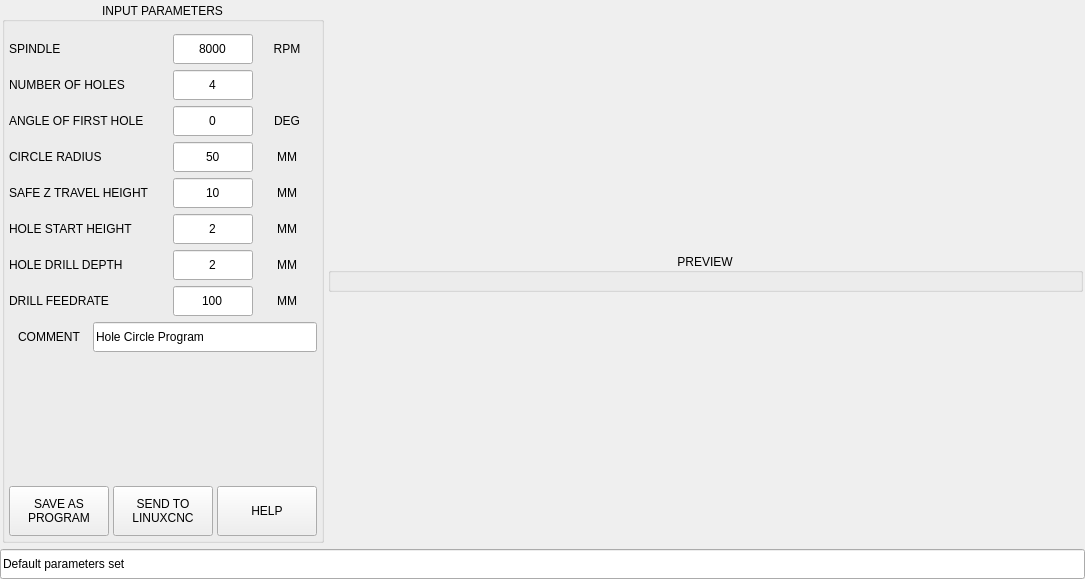
<?xml version="1.0" encoding="UTF-8"?>
<ui version="4.0">
 <class>Form</class>
 <widget class="QWidget" name="Form">
  <property name="geometry">
   <rect>
    <x>0</x>
    <y>0</y>
    <width>1085</width>
    <height>579</height>
   </rect>
  </property>
  <property name="windowTitle">
   <string>Form</string>
  </property>
  <layout class="QVBoxLayout" name="verticalLayout_2">
   <property name="spacing">
    <number>4</number>
   </property>
   <property name="leftMargin">
    <number>0</number>
   </property>
   <property name="topMargin">
    <number>0</number>
   </property>
   <property name="rightMargin">
    <number>0</number>
   </property>
   <property name="bottomMargin">
    <number>0</number>
   </property>
   <item>
    <widget class="QFrame" name="frame_hole_circle">
     <property name="maximumSize">
      <size>
       <width>16777215</width>
       <height>16777215</height>
      </size>
     </property>
     <property name="frameShape">
      <enum>QFrame::NoFrame</enum>
     </property>
     <property name="frameShadow">
      <enum>QFrame::Plain</enum>
     </property>
     <layout class="QHBoxLayout" name="horizontalLayout" stretch="0,1">
      <property name="spacing">
       <number>4</number>
      </property>
      <property name="leftMargin">
       <number>2</number>
      </property>
      <property name="topMargin">
       <number>2</number>
      </property>
      <property name="rightMargin">
       <number>2</number>
      </property>
      <property name="bottomMargin">
       <number>2</number>
      </property>
      <item>
       <widget class="QGroupBox" name="groupbox_parameters">
        <property name="title">
         <string>INPUT PARAMETERS</string>
        </property>
        <property name="alignment">
         <set>Qt::AlignCenter</set>
        </property>
        <layout class="QVBoxLayout" name="verticalLayout">
         <property name="spacing">
          <number>6</number>
         </property>
         <property name="leftMargin">
          <number>4</number>
         </property>
         <property name="topMargin">
          <number>12</number>
         </property>
         <property name="rightMargin">
          <number>4</number>
         </property>
         <property name="bottomMargin">
          <number>4</number>
         </property>
         <item>
          <widget class="QWidget" name="widget_spindle" native="true">
           <property name="minimumSize">
            <size>
             <width>0</width>
             <height>30</height>
            </size>
           </property>
           <property name="maximumSize">
            <size>
             <width>16777215</width>
             <height>30</height>
            </size>
           </property>
           <layout class="QHBoxLayout" name="horizontalLayout_12">
            <property name="spacing">
             <number>4</number>
            </property>
            <property name="leftMargin">
             <number>0</number>
            </property>
            <property name="topMargin">
             <number>0</number>
            </property>
            <property name="rightMargin">
             <number>0</number>
            </property>
            <property name="bottomMargin">
             <number>0</number>
            </property>
            <item>
             <widget class="QLabel" name="lbl_spindle">
              <property name="maximumSize">
               <size>
                <width>160</width>
                <height>16777215</height>
               </size>
              </property>
              <property name="text">
               <string>SPINDLE</string>
              </property>
             </widget>
            </item>
            <item>
             <widget class="QLineEdit" name="lineEdit_spindle">
              <property name="sizePolicy">
               <sizepolicy hsizetype="Preferred" vsizetype="Preferred">
                <horstretch>0</horstretch>
                <verstretch>0</verstretch>
               </sizepolicy>
              </property>
              <property name="minimumSize">
               <size>
                <width>80</width>
                <height>0</height>
               </size>
              </property>
              <property name="maximumSize">
               <size>
                <width>80</width>
                <height>16777215</height>
               </size>
              </property>
              <property name="text">
               <string>8000</string>
              </property>
              <property name="maxLength">
               <number>8</number>
              </property>
              <property name="alignment">
               <set>Qt::AlignCenter</set>
              </property>
             </widget>
            </item>
            <item>
             <widget class="QLabel" name="lbl_spindle_2">
              <property name="sizePolicy">
               <sizepolicy hsizetype="Preferred" vsizetype="Preferred">
                <horstretch>0</horstretch>
                <verstretch>0</verstretch>
               </sizepolicy>
              </property>
              <property name="minimumSize">
               <size>
                <width>60</width>
                <height>24</height>
               </size>
              </property>
              <property name="maximumSize">
               <size>
                <width>60</width>
                <height>24</height>
               </size>
              </property>
              <property name="text">
               <string>RPM</string>
              </property>
              <property name="scaledContents">
               <bool>true</bool>
              </property>
              <property name="alignment">
               <set>Qt::AlignCenter</set>
              </property>
             </widget>
            </item>
           </layout>
          </widget>
         </item>
         <item>
          <widget class="QWidget" name="widget_num_holes" native="true">
           <property name="minimumSize">
            <size>
             <width>0</width>
             <height>30</height>
            </size>
           </property>
           <property name="maximumSize">
            <size>
             <width>16777215</width>
             <height>30</height>
            </size>
           </property>
           <layout class="QHBoxLayout" name="horizontalLayout_6">
            <property name="spacing">
             <number>4</number>
            </property>
            <property name="leftMargin">
             <number>0</number>
            </property>
            <property name="topMargin">
             <number>0</number>
            </property>
            <property name="rightMargin">
             <number>0</number>
            </property>
            <property name="bottomMargin">
             <number>0</number>
            </property>
            <item>
             <widget class="QLabel" name="lbl_num_holes">
              <property name="minimumSize">
               <size>
                <width>160</width>
                <height>0</height>
               </size>
              </property>
              <property name="maximumSize">
               <size>
                <width>160</width>
                <height>16777215</height>
               </size>
              </property>
              <property name="text">
               <string>NUMBER OF HOLES</string>
              </property>
             </widget>
            </item>
            <item>
             <widget class="QLineEdit" name="lineEdit_num_holes">
              <property name="sizePolicy">
               <sizepolicy hsizetype="Preferred" vsizetype="Preferred">
                <horstretch>0</horstretch>
                <verstretch>0</verstretch>
               </sizepolicy>
              </property>
              <property name="minimumSize">
               <size>
                <width>80</width>
                <height>0</height>
               </size>
              </property>
              <property name="maximumSize">
               <size>
                <width>80</width>
                <height>16777215</height>
               </size>
              </property>
              <property name="text">
               <string>4</string>
              </property>
              <property name="maxLength">
               <number>5</number>
              </property>
              <property name="alignment">
               <set>Qt::AlignCenter</set>
              </property>
             </widget>
            </item>
            <item>
             <widget class="QLabel" name="lbl_num_holes_2">
              <property name="sizePolicy">
               <sizepolicy hsizetype="Preferred" vsizetype="Preferred">
                <horstretch>0</horstretch>
                <verstretch>0</verstretch>
               </sizepolicy>
              </property>
              <property name="minimumSize">
               <size>
                <width>60</width>
                <height>24</height>
               </size>
              </property>
              <property name="maximumSize">
               <size>
                <width>60</width>
                <height>24</height>
               </size>
              </property>
              <property name="text">
               <string/>
              </property>
              <property name="scaledContents">
               <bool>true</bool>
              </property>
              <property name="alignment">
               <set>Qt::AlignCenter</set>
              </property>
             </widget>
            </item>
           </layout>
          </widget>
         </item>
         <item>
          <widget class="QWidget" name="widget_first" native="true">
           <property name="minimumSize">
            <size>
             <width>0</width>
             <height>30</height>
            </size>
           </property>
           <property name="maximumSize">
            <size>
             <width>16777215</width>
             <height>30</height>
            </size>
           </property>
           <layout class="QHBoxLayout" name="horizontalLayout_7">
            <property name="spacing">
             <number>4</number>
            </property>
            <property name="leftMargin">
             <number>0</number>
            </property>
            <property name="topMargin">
             <number>0</number>
            </property>
            <property name="rightMargin">
             <number>0</number>
            </property>
            <property name="bottomMargin">
             <number>0</number>
            </property>
            <item>
             <widget class="QLabel" name="lbl_first">
              <property name="minimumSize">
               <size>
                <width>160</width>
                <height>0</height>
               </size>
              </property>
              <property name="maximumSize">
               <size>
                <width>160</width>
                <height>16777215</height>
               </size>
              </property>
              <property name="toolTip">
               <string>Tool to use for facing</string>
              </property>
              <property name="text">
               <string>ANGLE OF FIRST HOLE</string>
              </property>
             </widget>
            </item>
            <item>
             <widget class="QLineEdit" name="lineEdit_first">
              <property name="sizePolicy">
               <sizepolicy hsizetype="Preferred" vsizetype="Preferred">
                <horstretch>0</horstretch>
                <verstretch>0</verstretch>
               </sizepolicy>
              </property>
              <property name="minimumSize">
               <size>
                <width>80</width>
                <height>0</height>
               </size>
              </property>
              <property name="maximumSize">
               <size>
                <width>80</width>
                <height>16777215</height>
               </size>
              </property>
              <property name="toolTip">
               <string/>
              </property>
              <property name="text">
               <string>0</string>
              </property>
              <property name="maxLength">
               <number>6</number>
              </property>
              <property name="alignment">
               <set>Qt::AlignCenter</set>
              </property>
             </widget>
            </item>
            <item>
             <widget class="QLabel" name="lbl_first_2">
              <property name="sizePolicy">
               <sizepolicy hsizetype="Preferred" vsizetype="Preferred">
                <horstretch>0</horstretch>
                <verstretch>0</verstretch>
               </sizepolicy>
              </property>
              <property name="minimumSize">
               <size>
                <width>60</width>
                <height>24</height>
               </size>
              </property>
              <property name="maximumSize">
               <size>
                <width>60</width>
                <height>24</height>
               </size>
              </property>
              <property name="text">
               <string>DEG</string>
              </property>
              <property name="scaledContents">
               <bool>true</bool>
              </property>
              <property name="alignment">
               <set>Qt::AlignCenter</set>
              </property>
             </widget>
            </item>
           </layout>
          </widget>
         </item>
         <item>
          <widget class="QWidget" name="widget_radius" native="true">
           <property name="minimumSize">
            <size>
             <width>0</width>
             <height>30</height>
            </size>
           </property>
           <property name="maximumSize">
            <size>
             <width>16777215</width>
             <height>30</height>
            </size>
           </property>
           <layout class="QHBoxLayout" name="horizontalLayout_8">
            <property name="spacing">
             <number>4</number>
            </property>
            <property name="leftMargin">
             <number>0</number>
            </property>
            <property name="topMargin">
             <number>0</number>
            </property>
            <property name="rightMargin">
             <number>0</number>
            </property>
            <property name="bottomMargin">
             <number>0</number>
            </property>
            <item>
             <widget class="QLabel" name="lbl_radius">
              <property name="minimumSize">
               <size>
                <width>160</width>
                <height>0</height>
               </size>
              </property>
              <property name="maximumSize">
               <size>
                <width>160</width>
                <height>16777215</height>
               </size>
              </property>
              <property name="text">
               <string>CIRCLE RADIUS</string>
              </property>
             </widget>
            </item>
            <item>
             <widget class="QLineEdit" name="lineEdit_radius">
              <property name="sizePolicy">
               <sizepolicy hsizetype="Preferred" vsizetype="Preferred">
                <horstretch>0</horstretch>
                <verstretch>0</verstretch>
               </sizepolicy>
              </property>
              <property name="minimumSize">
               <size>
                <width>80</width>
                <height>0</height>
               </size>
              </property>
              <property name="maximumSize">
               <size>
                <width>80</width>
                <height>16777215</height>
               </size>
              </property>
              <property name="text">
               <string>50</string>
              </property>
              <property name="maxLength">
               <number>6</number>
              </property>
              <property name="alignment">
               <set>Qt::AlignCenter</set>
              </property>
             </widget>
            </item>
            <item>
             <widget class="QLabel" name="lbl_radius_unit">
              <property name="sizePolicy">
               <sizepolicy hsizetype="Preferred" vsizetype="Preferred">
                <horstretch>0</horstretch>
                <verstretch>0</verstretch>
               </sizepolicy>
              </property>
              <property name="minimumSize">
               <size>
                <width>60</width>
                <height>24</height>
               </size>
              </property>
              <property name="maximumSize">
               <size>
                <width>60</width>
                <height>24</height>
               </size>
              </property>
              <property name="text">
               <string>MM</string>
              </property>
              <property name="scaledContents">
               <bool>true</bool>
              </property>
              <property name="alignment">
               <set>Qt::AlignCenter</set>
              </property>
             </widget>
            </item>
           </layout>
          </widget>
         </item>
         <item>
          <widget class="QWidget" name="widget_safe_z" native="true">
           <property name="minimumSize">
            <size>
             <width>0</width>
             <height>30</height>
            </size>
           </property>
           <property name="maximumSize">
            <size>
             <width>16777215</width>
             <height>30</height>
            </size>
           </property>
           <layout class="QHBoxLayout" name="horizontalLayout_2">
            <property name="spacing">
             <number>4</number>
            </property>
            <property name="leftMargin">
             <number>0</number>
            </property>
            <property name="topMargin">
             <number>0</number>
            </property>
            <property name="rightMargin">
             <number>0</number>
            </property>
            <property name="bottomMargin">
             <number>0</number>
            </property>
            <item>
             <widget class="QLabel" name="lbl_safe_z">
              <property name="minimumSize">
               <size>
                <width>160</width>
                <height>0</height>
               </size>
              </property>
              <property name="maximumSize">
               <size>
                <width>160</width>
                <height>16777215</height>
               </size>
              </property>
              <property name="text">
               <string>SAFE Z TRAVEL HEIGHT</string>
              </property>
             </widget>
            </item>
            <item>
             <widget class="QLineEdit" name="lineEdit_safe_z">
              <property name="sizePolicy">
               <sizepolicy hsizetype="Preferred" vsizetype="Preferred">
                <horstretch>0</horstretch>
                <verstretch>0</verstretch>
               </sizepolicy>
              </property>
              <property name="minimumSize">
               <size>
                <width>80</width>
                <height>0</height>
               </size>
              </property>
              <property name="maximumSize">
               <size>
                <width>80</width>
                <height>16777215</height>
               </size>
              </property>
              <property name="text">
               <string>10</string>
              </property>
              <property name="maxLength">
               <number>4</number>
              </property>
              <property name="alignment">
               <set>Qt::AlignCenter</set>
              </property>
             </widget>
            </item>
            <item>
             <widget class="QLabel" name="lbl_safe_z_unit">
              <property name="sizePolicy">
               <sizepolicy hsizetype="Preferred" vsizetype="Preferred">
                <horstretch>0</horstretch>
                <verstretch>0</verstretch>
               </sizepolicy>
              </property>
              <property name="minimumSize">
               <size>
                <width>60</width>
                <height>24</height>
               </size>
              </property>
              <property name="maximumSize">
               <size>
                <width>60</width>
                <height>24</height>
               </size>
              </property>
              <property name="text">
               <string>MM</string>
              </property>
              <property name="scaledContents">
               <bool>true</bool>
              </property>
              <property name="alignment">
               <set>Qt::AlignCenter</set>
              </property>
             </widget>
            </item>
           </layout>
          </widget>
         </item>
         <item>
          <widget class="QWidget" name="widget_start_height" native="true">
           <property name="minimumSize">
            <size>
             <width>0</width>
             <height>30</height>
            </size>
           </property>
           <property name="maximumSize">
            <size>
             <width>16777215</width>
             <height>30</height>
            </size>
           </property>
           <layout class="QHBoxLayout" name="horizontalLayout_3">
            <property name="spacing">
             <number>4</number>
            </property>
            <property name="leftMargin">
             <number>0</number>
            </property>
            <property name="topMargin">
             <number>0</number>
            </property>
            <property name="rightMargin">
             <number>0</number>
            </property>
            <property name="bottomMargin">
             <number>0</number>
            </property>
            <item>
             <widget class="QLabel" name="lbl_start_height">
              <property name="maximumSize">
               <size>
                <width>160</width>
                <height>16777215</height>
               </size>
              </property>
              <property name="text">
               <string>HOLE START HEIGHT</string>
              </property>
             </widget>
            </item>
            <item>
             <widget class="QLineEdit" name="lineEdit_start_height">
              <property name="sizePolicy">
               <sizepolicy hsizetype="Preferred" vsizetype="Preferred">
                <horstretch>0</horstretch>
                <verstretch>0</verstretch>
               </sizepolicy>
              </property>
              <property name="minimumSize">
               <size>
                <width>80</width>
                <height>0</height>
               </size>
              </property>
              <property name="maximumSize">
               <size>
                <width>80</width>
                <height>16777215</height>
               </size>
              </property>
              <property name="text">
               <string>2</string>
              </property>
              <property name="alignment">
               <set>Qt::AlignCenter</set>
              </property>
             </widget>
            </item>
            <item>
             <widget class="QLabel" name="lbl_start_height_unit">
              <property name="sizePolicy">
               <sizepolicy hsizetype="Preferred" vsizetype="Preferred">
                <horstretch>0</horstretch>
                <verstretch>0</verstretch>
               </sizepolicy>
              </property>
              <property name="minimumSize">
               <size>
                <width>60</width>
                <height>24</height>
               </size>
              </property>
              <property name="maximumSize">
               <size>
                <width>60</width>
                <height>24</height>
               </size>
              </property>
              <property name="text">
               <string>MM</string>
              </property>
              <property name="scaledContents">
               <bool>true</bool>
              </property>
              <property name="alignment">
               <set>Qt::AlignCenter</set>
              </property>
             </widget>
            </item>
           </layout>
          </widget>
         </item>
         <item>
          <widget class="QWidget" name="widget_depth" native="true">
           <property name="minimumSize">
            <size>
             <width>0</width>
             <height>30</height>
            </size>
           </property>
           <property name="maximumSize">
            <size>
             <width>16777215</width>
             <height>30</height>
            </size>
           </property>
           <layout class="QHBoxLayout" name="horizontalLayout_4">
            <property name="spacing">
             <number>4</number>
            </property>
            <property name="leftMargin">
             <number>0</number>
            </property>
            <property name="topMargin">
             <number>0</number>
            </property>
            <property name="rightMargin">
             <number>0</number>
            </property>
            <property name="bottomMargin">
             <number>0</number>
            </property>
            <item>
             <widget class="QLabel" name="lbl_depth">
              <property name="minimumSize">
               <size>
                <width>160</width>
                <height>0</height>
               </size>
              </property>
              <property name="maximumSize">
               <size>
                <width>160</width>
                <height>16777215</height>
               </size>
              </property>
              <property name="text">
               <string>HOLE DRILL DEPTH</string>
              </property>
             </widget>
            </item>
            <item>
             <widget class="QLineEdit" name="lineEdit_depth">
              <property name="sizePolicy">
               <sizepolicy hsizetype="Preferred" vsizetype="Preferred">
                <horstretch>0</horstretch>
                <verstretch>0</verstretch>
               </sizepolicy>
              </property>
              <property name="minimumSize">
               <size>
                <width>80</width>
                <height>0</height>
               </size>
              </property>
              <property name="maximumSize">
               <size>
                <width>80</width>
                <height>16777215</height>
               </size>
              </property>
              <property name="text">
               <string>2</string>
              </property>
              <property name="alignment">
               <set>Qt::AlignCenter</set>
              </property>
             </widget>
            </item>
            <item>
             <widget class="QLabel" name="lbl_depth_unit">
              <property name="sizePolicy">
               <sizepolicy hsizetype="Preferred" vsizetype="Preferred">
                <horstretch>0</horstretch>
                <verstretch>0</verstretch>
               </sizepolicy>
              </property>
              <property name="minimumSize">
               <size>
                <width>60</width>
                <height>24</height>
               </size>
              </property>
              <property name="maximumSize">
               <size>
                <width>60</width>
                <height>24</height>
               </size>
              </property>
              <property name="text">
               <string>MM</string>
              </property>
              <property name="scaledContents">
               <bool>true</bool>
              </property>
              <property name="alignment">
               <set>Qt::AlignCenter</set>
              </property>
             </widget>
            </item>
           </layout>
          </widget>
         </item>
         <item>
          <widget class="QWidget" name="widget_drill_feedrate" native="true">
           <property name="minimumSize">
            <size>
             <width>0</width>
             <height>30</height>
            </size>
           </property>
           <property name="maximumSize">
            <size>
             <width>16777215</width>
             <height>30</height>
            </size>
           </property>
           <layout class="QHBoxLayout" name="horizontalLayout_10">
            <property name="spacing">
             <number>4</number>
            </property>
            <property name="leftMargin">
             <number>0</number>
            </property>
            <property name="topMargin">
             <number>0</number>
            </property>
            <property name="rightMargin">
             <number>0</number>
            </property>
            <property name="bottomMargin">
             <number>0</number>
            </property>
            <item>
             <widget class="QLabel" name="lbl_drill_feed">
              <property name="maximumSize">
               <size>
                <width>160</width>
                <height>16777215</height>
               </size>
              </property>
              <property name="text">
               <string>DRILL FEEDRATE</string>
              </property>
             </widget>
            </item>
            <item>
             <widget class="QLineEdit" name="lineEdit_drill_feed">
              <property name="sizePolicy">
               <sizepolicy hsizetype="Preferred" vsizetype="Preferred">
                <horstretch>0</horstretch>
                <verstretch>0</verstretch>
               </sizepolicy>
              </property>
              <property name="minimumSize">
               <size>
                <width>80</width>
                <height>0</height>
               </size>
              </property>
              <property name="maximumSize">
               <size>
                <width>80</width>
                <height>16777215</height>
               </size>
              </property>
              <property name="text">
               <string>100</string>
              </property>
              <property name="maxLength">
               <number>10</number>
              </property>
              <property name="alignment">
               <set>Qt::AlignCenter</set>
              </property>
             </widget>
            </item>
            <item>
             <widget class="QLabel" name="lbl_drill_feed_unit">
              <property name="sizePolicy">
               <sizepolicy hsizetype="Preferred" vsizetype="Preferred">
                <horstretch>0</horstretch>
                <verstretch>0</verstretch>
               </sizepolicy>
              </property>
              <property name="minimumSize">
               <size>
                <width>60</width>
                <height>24</height>
               </size>
              </property>
              <property name="maximumSize">
               <size>
                <width>60</width>
                <height>24</height>
               </size>
              </property>
              <property name="text">
               <string>MM</string>
              </property>
              <property name="scaledContents">
               <bool>true</bool>
              </property>
              <property name="alignment">
               <set>Qt::AlignCenter</set>
              </property>
             </widget>
            </item>
           </layout>
          </widget>
         </item>
         <item>
          <widget class="QWidget" name="widget_comment" native="true">
           <property name="minimumSize">
            <size>
             <width>0</width>
             <height>30</height>
            </size>
           </property>
           <property name="maximumSize">
            <size>
             <width>16777215</width>
             <height>30</height>
            </size>
           </property>
           <layout class="QHBoxLayout" name="horizontalLayout_11">
            <property name="spacing">
             <number>4</number>
            </property>
            <property name="leftMargin">
             <number>0</number>
            </property>
            <property name="topMargin">
             <number>0</number>
            </property>
            <property name="rightMargin">
             <number>0</number>
            </property>
            <property name="bottomMargin">
             <number>0</number>
            </property>
            <item>
             <widget class="QLabel" name="lbl_comment">
              <property name="minimumSize">
               <size>
                <width>80</width>
                <height>0</height>
               </size>
              </property>
              <property name="maximumSize">
               <size>
                <width>80</width>
                <height>16777215</height>
               </size>
              </property>
              <property name="toolTip">
               <string>Comment for gcode file</string>
              </property>
              <property name="text">
               <string>COMMENT</string>
              </property>
              <property name="alignment">
               <set>Qt::AlignCenter</set>
              </property>
             </widget>
            </item>
            <item>
             <widget class="QLineEdit" name="lineEdit_comment">
              <property name="sizePolicy">
               <sizepolicy hsizetype="Preferred" vsizetype="Preferred">
                <horstretch>0</horstretch>
                <verstretch>0</verstretch>
               </sizepolicy>
              </property>
              <property name="toolTip">
               <string/>
              </property>
              <property name="text">
               <string>Hole Circle Program</string>
              </property>
             </widget>
            </item>
           </layout>
          </widget>
         </item>
         <item>
          <spacer name="verticalSpacer">
           <property name="orientation">
            <enum>Qt::Vertical</enum>
           </property>
           <property name="sizeHint" stdset="0">
            <size>
             <width>20</width>
             <height>40</height>
            </size>
           </property>
          </spacer>
         </item>
         <item>
          <widget class="QWidget" name="widget_buttons" native="true">
           <property name="minimumSize">
            <size>
             <width>0</width>
             <height>50</height>
            </size>
           </property>
           <property name="maximumSize">
            <size>
             <width>16777215</width>
             <height>50</height>
            </size>
           </property>
           <layout class="QHBoxLayout" name="horizontalLayout_13">
            <property name="spacing">
             <number>4</number>
            </property>
            <property name="leftMargin">
             <number>0</number>
            </property>
            <property name="topMargin">
             <number>0</number>
            </property>
            <property name="rightMargin">
             <number>0</number>
            </property>
            <property name="bottomMargin">
             <number>0</number>
            </property>
            <item>
             <widget class="QPushButton" name="btn_create">
              <property name="sizePolicy">
               <sizepolicy hsizetype="Preferred" vsizetype="Preferred">
                <horstretch>0</horstretch>
                <verstretch>0</verstretch>
               </sizepolicy>
              </property>
              <property name="minimumSize">
               <size>
                <width>0</width>
                <height>50</height>
               </size>
              </property>
              <property name="maximumSize">
               <size>
                <width>16777215</width>
                <height>50</height>
               </size>
              </property>
              <property name="toolTip">
               <string>Create program and save to file</string>
              </property>
              <property name="text">
               <string>SAVE AS
PROGRAM</string>
              </property>
             </widget>
            </item>
            <item>
             <widget class="QPushButton" name="btn_send">
              <property name="sizePolicy">
               <sizepolicy hsizetype="Preferred" vsizetype="Preferred">
                <horstretch>0</horstretch>
                <verstretch>0</verstretch>
               </sizepolicy>
              </property>
              <property name="minimumSize">
               <size>
                <width>0</width>
                <height>50</height>
               </size>
              </property>
              <property name="maximumSize">
               <size>
                <width>16777215</width>
                <height>50</height>
               </size>
              </property>
              <property name="toolTip">
               <string>Create temporary macro and load in linuxcnc</string>
              </property>
              <property name="text">
               <string>SEND TO
LINUXCNC</string>
              </property>
             </widget>
            </item>
            <item>
             <widget class="QPushButton" name="btn_help">
              <property name="sizePolicy">
               <sizepolicy hsizetype="Preferred" vsizetype="Preferred">
                <horstretch>0</horstretch>
                <verstretch>0</verstretch>
               </sizepolicy>
              </property>
              <property name="minimumSize">
               <size>
                <width>0</width>
                <height>50</height>
               </size>
              </property>
              <property name="maximumSize">
               <size>
                <width>16777215</width>
                <height>50</height>
               </size>
              </property>
              <property name="toolTip">
               <string>Opens a help dialog box</string>
              </property>
              <property name="text">
               <string>HELP</string>
              </property>
              <property name="checkable">
               <bool>false</bool>
              </property>
             </widget>
            </item>
           </layout>
          </widget>
         </item>
        </layout>
       </widget>
      </item>
      <item>
       <widget class="QGroupBox" name="groupbox_preview">
        <property name="title">
         <string>PREVIEW</string>
        </property>
        <property name="alignment">
         <set>Qt::AlignCenter</set>
        </property>
        <layout class="QVBoxLayout" name="layout_gb_preview" stretch="1">
         <property name="spacing">
          <number>4</number>
         </property>
         <property name="sizeConstraint">
          <enum>QLayout::SetMaximumSize</enum>
         </property>
         <property name="leftMargin">
          <number>4</number>
         </property>
         <property name="topMargin">
          <number>12</number>
         </property>
         <property name="rightMargin">
          <number>4</number>
         </property>
         <property name="bottomMargin">
          <number>4</number>
         </property>
         <item>
          <layout class="QVBoxLayout" name="layout_preview">
           <property name="spacing">
            <number>4</number>
           </property>
          </layout>
         </item>
        </layout>
       </widget>
      </item>
     </layout>
    </widget>
   </item>
   <item>
    <widget class="QLineEdit" name="lineEdit_status">
     <property name="sizePolicy">
      <sizepolicy hsizetype="Preferred" vsizetype="Preferred">
       <horstretch>0</horstretch>
       <verstretch>0</verstretch>
      </sizepolicy>
     </property>
     <property name="minimumSize">
      <size>
       <width>0</width>
       <height>30</height>
      </size>
     </property>
     <property name="maximumSize">
      <size>
       <width>16777215</width>
       <height>30</height>
      </size>
     </property>
     <property name="text">
      <string>Default parameters set</string>
     </property>
     <property name="readOnly">
      <bool>true</bool>
     </property>
     <property name="placeholderText">
      <string/>
     </property>
    </widget>
   </item>
  </layout>
 </widget>
 <resources/>
 <connections/>
 <slots>
  <slot>validate()</slot>
  <slot>create_program()</slot>
  <slot>units_changed()</slot>
  <slot>raster_changed()</slot>
  <slot>btn_help_clicked()</slot>
 </slots>
</ui>
